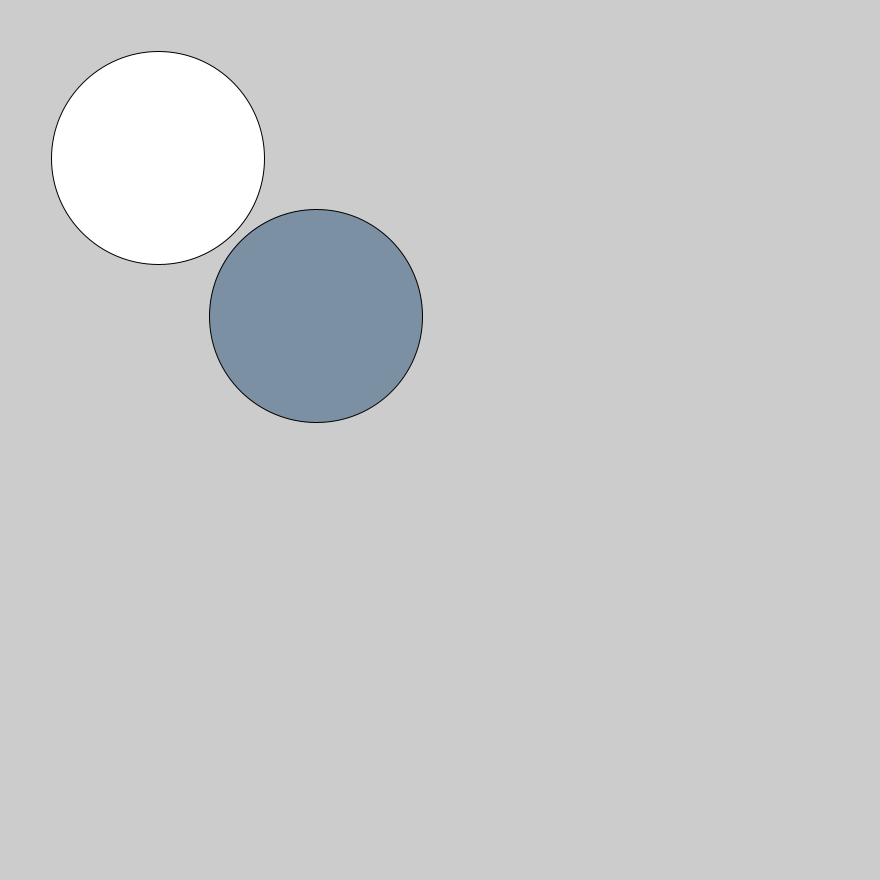
Frame 1 (no input)
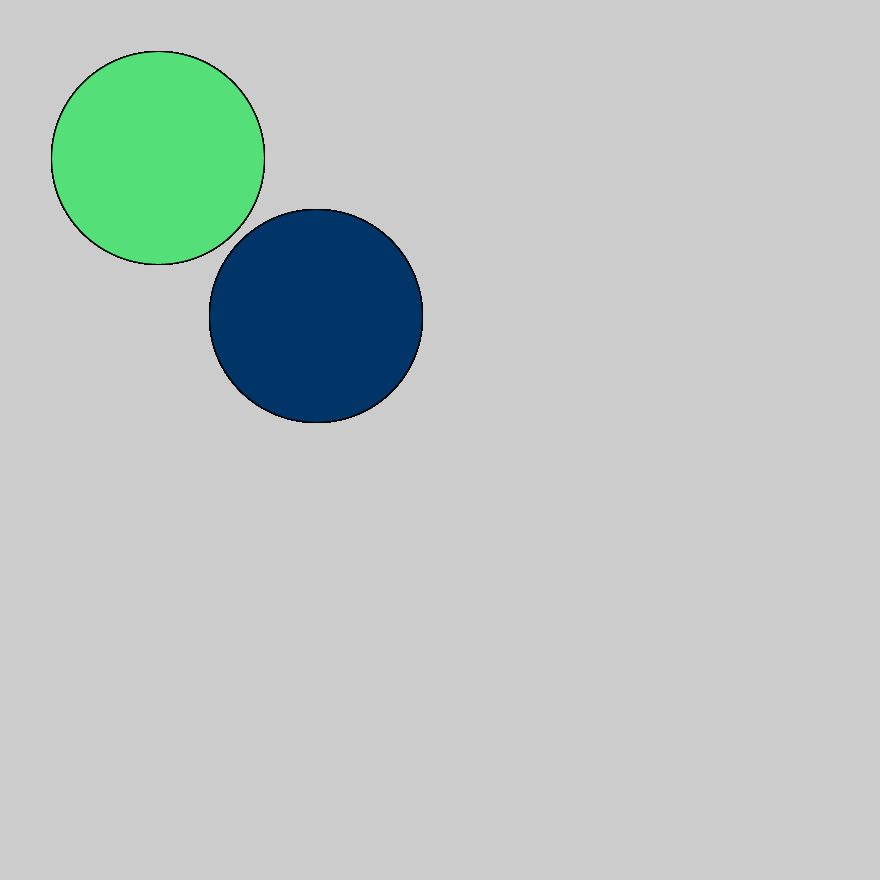
Frame 60 (the mouse pressed at the canvas centre just before this capture)
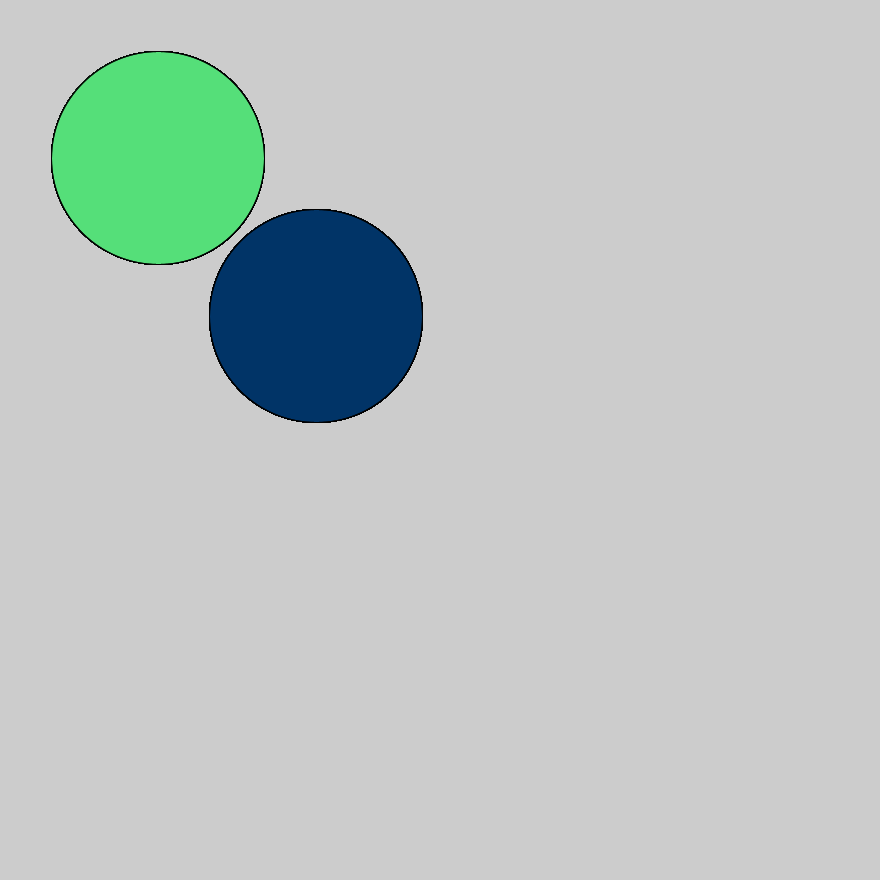
Frame 120 (the mouse held since frame 60 and released just before this capture)

The Processing sketch that drew these frames (run headless with seeded random() and noise(); from frame 60 on, the mouse is pressed at the canvas centre):

// Processing sketch: sketch_160404c
// ── sketch_160404c.pde
void setup(){
  size(880,880);
}

void draw(){
  
ellipse (158,158,213,213);
  fill(0,51,102,100);
  ellipse(316,316,213,213);
  fill(85,221,119,100);
  
  
  
}
